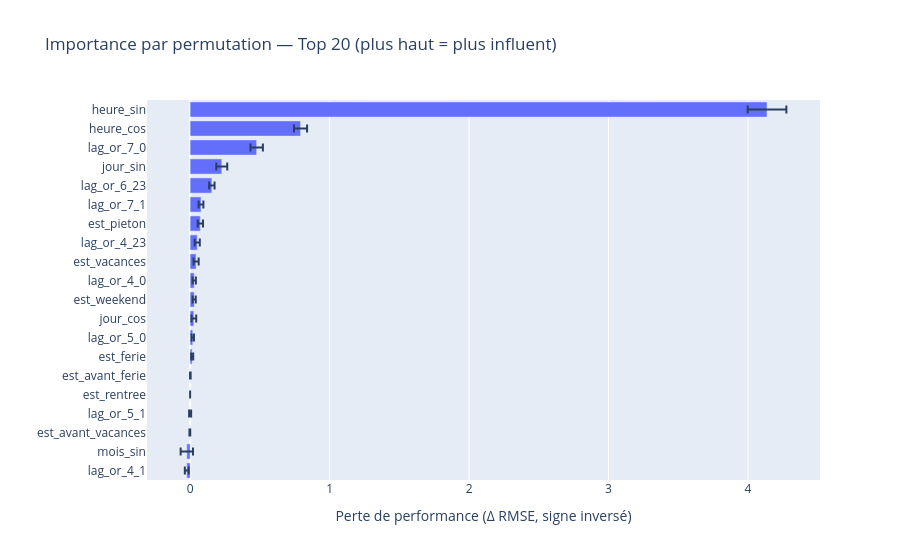

Notebook cell for this chart:
### Code cell
perm = permutation_importance(
    estimator=pipe_occ,
    X=X_test_occ,
    y=y_test_occ,
    n_repeats=20,
    random_state=42,
    scoring='neg_root_mean_squared_error'  
)

imp_df = (
    pd.DataFrame({
        'feature': features_occ,
        'importance_mean': perm.importances_mean,
        'importance_std': perm.importances_std
    })
    .sort_values('importance_mean', ascending=False)
)

print(imp_df.head(20))

topk = imp_df.head(20).sort_values('importance_mean', ascending=True)
fig = px.bar(
    topk,
    x='importance_mean', y='feature',
    error_x='importance_std',
    orientation='h',
    title='Importance par permutation — Top 20 (plus haut = plus influent)'
)
fig.update_layout(xaxis_title="Perte de performance (Δ RMSE, signe inversé)", yaxis_title="")
fig.show()

### Figure 1 — Plotly figure (JSON) as saved in the notebook; plotly's stock layout.template omitted (floating-point values rounded to 4 significant figures)
{"data": [{"error_x": {"array": [0.01383, 0.04425, 0.002893, 0.007276, 0.0, 0.002152, 0.00743, 0.008526, 0.0168, 0.0112, 0.0117, 0.01839, 0.01818, 0.01887, 0.0171, 0.01923, 0.03931, 0.04454, 0.04706, 0.1386]}, "hovertemplate": "importance_mean=%{x}<br>feature=%{y}<extra></extra>", "legendgroup": "", "marker": {"color": "#636efa", "pattern": {"shape": ""}}, "name": "", "orientation": "h", "showlegend": false, "textposition": "auto", "type": "bar", "x": [-0.024, -0.02363, -0.001949, -3.25e-05, 0.0, 0.001593, 0.01473, 0.01897, 0.02673, 0.02924, 0.02943, 0.04298, 0.05117, 0.07345, 0.07803, 0.1559, 0.2269, 0.4772, 0.7915, 4.136], "xaxis": "x", "y": ["lag_or_4_1", "mois_sin", "est_avant_vacances", "lag_or_5_1", "est_rentree", "est_avant_ferie", "est_ferie", "lag_or_5_0", "jour_cos", "est_weekend", "lag_or_4_0", "est_vacances", "lag_or_4_23", "est_pieton", "lag_or_7_1", "lag_or_6_23", "jour_sin", "lag_or_7_0", "heure_cos", "heure_sin"], "yaxis": "y"}], "layout": {"barmode": "relative", "legend": {"tracegroupgap": 0}, "title": {"text": "Importance par permutation — Top 20 (plus haut = plus influent)"}, "xaxis": {"anchor": "y", "domain": [0, 1], "title": {"text": "Perte de performance (Δ RMSE, signe inversé)"}}, "yaxis": {"anchor": "x", "domain": [0, 1], "title": {"text": ""}}}}
